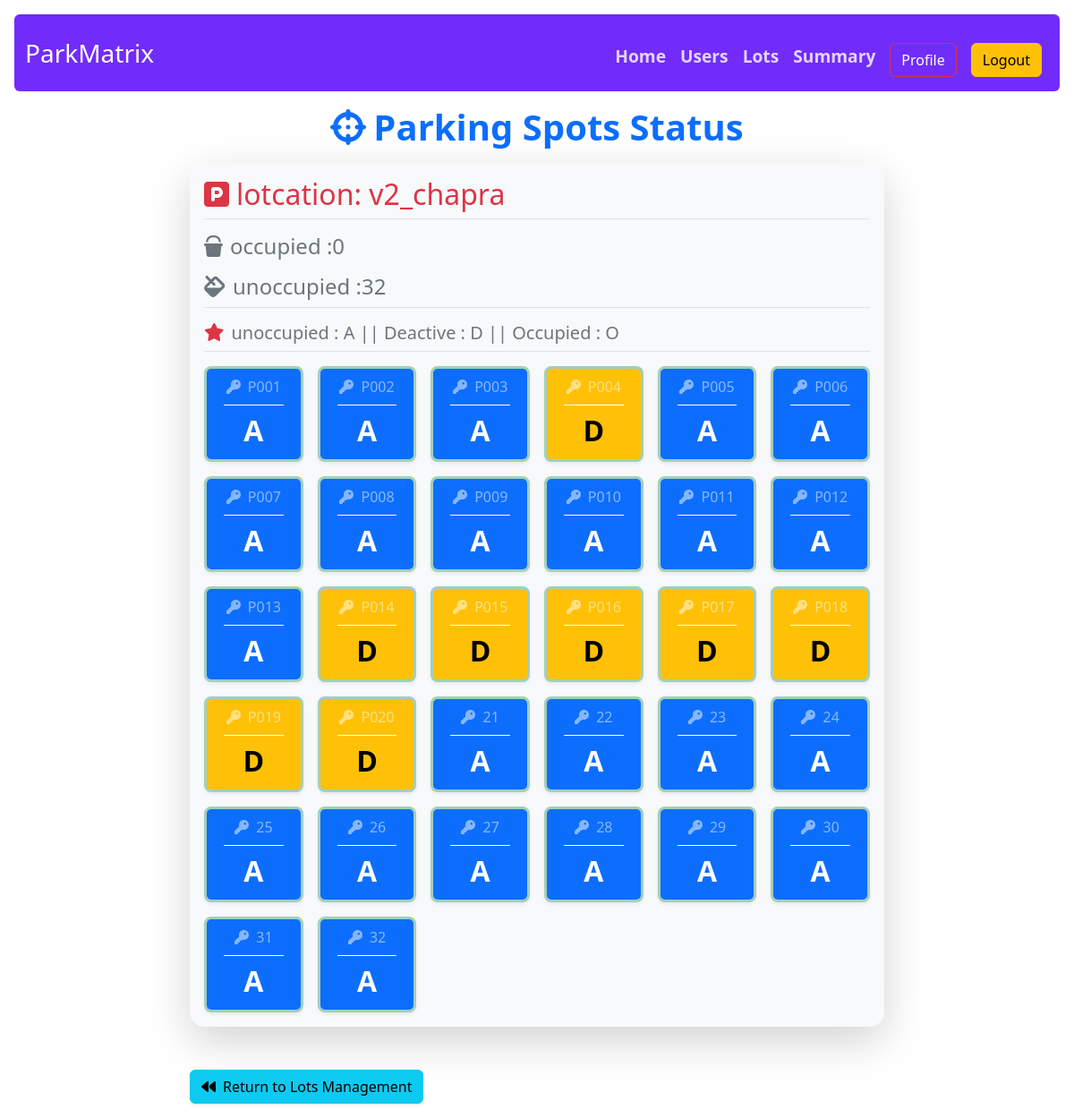
Screenshot of /see_spots/1 (signed in) with the database file from the repository.
### models.py (models this page shows)
class ParkingLot(db.Model):
    id = db.Column(db.Integer , primary_key = True)
    lot_name = db.Column(db.String(256), nullable = False )
    price = db.Column(db.Float, nullable = False)
    city = db.Column(db.String(64), nullable = False)
    pin_code = db.Column(db.String(32), nullable = False)
    available_parking_spots = db.Column(db.Integer, nullable = False)
    deleted_lot = db.Column(db.Boolean, nullable = False, default = False)
    parking_spot = db.relationship("ParkingSpot", backref="parking_lot", lazy=True, cascade="all,delete")

class ParkingSpot(db.Model):
    id = db.Column(db.Integer , primary_key = True)
    lot_id = db.Column(db.Integer, db.ForeignKey(ParkingLot.id), nullable = False)
    occupied_status = db.Column(db.Boolean , nullable = False , default = False)
    spot_number = db.Column(db.String(6), nullable = False)
    deleted_spot = db.Column(db.Boolean,default=True,nullable = False)
    booked_spots = db.relationship("Bookedspot", backref="parking_spot", lazy=True)

### routes.py (the view)
@app.route('/see_spots/<int:sid>')
@admin_required
def see_lots(sid):
    lots=ParkingLot.query.filter_by(id=sid).first()
    spots = ParkingSpot.query.filter_by(lot_id=sid).all()
    unoccupied_spots_count = ParkingSpot.query.filter_by(occupied_status=False, lot_id=lots.id).count()
    occupied_spots_count = ParkingSpot.query.filter_by(occupied_status=True, lot_id=lots.id).count()
    return render_template('admin_spot_view.html', lots=lots, spots=spots ,unoccupied_spots_count=unoccupied_spots_count,occupied_spots_count=occupied_spots_count)

### routes.py (called while the page is built)
@app.context_processor
def inject_user():
    user = None
    if 'user_id' in session:
        user = User.query.get(session['user_id'])
    return dict(user=user)

def admin_required(func):
    @wraps(func)
    def inner(*args, **kwargs):
        if 'user_id'not in session:
            flash("Please log in first.")
            return redirect(url_for('login'))
        user = User.query.get(session['user_id'])
        if not user.is_admin:
            flash("You are not an admin.")
            return redirect(url_for('user_dashboard'))
        return func(*args, **kwargs)
    return inner

### templates/admin_spot_view.html (shortened to what this page needs)
{% extends 'layout.html' %}
{% block content %}
<div class="container-fluid my-3">
    <h1 class="text-center text-primary fw-bold mb-3"><i class="fa-solid fa-crosshairs me-2"></i>Parking Spots Status
    </h1>
    <div class="row justify-content-center">
        <div class="col-12 col-md-10 col-lg-8">
            <div class="p-3 bg-light rounded-4 shadow-lg mb-3">
                <h2 class="text-start dispaly-3 mb-3 border-bottom pb-2 text-danger">
                    <i class="fa-solid fa-square-parking me-2"></i>lotcation: {{lots.lot_name}}
                </h2>
                <h2 class="text-start fs-4 mb-3 text-secondary">
                    <i class="fa-solid fa-bucket me-2"></i>occupied :{{ occupied_spots_count}}
                    <h2 class="text-start fs-4 mb-3 border-bottom pb-2 text-secondary">
                        <i class="fa-solid fa-fill me-2"></i>unoccupied :{{ unoccupied_spots_count}}
                    </h2>
                    <h5 class="text-start mb-3 border-bottom pb-2 text-secondary">
                        <i class="fa-solid fa-star text-danger me-2"></i>unoccupied : A || Deactive : D || Occupied : O
                    </h5>
                    <div class="row row-cols-3 row-cols-md-4 row-cols-lg-6 g-3 justify-content-start">
                        {% for spot in spots %}
                        <div class="col">
                            {% if spot.occupied_status %}
                            <a href="{{ url_for('view_this_spot_details', sid = spot.id) }}"
                                class="btn btn-danger w-100 h-100 shadow-sm border border-3 border-success-subtle rounded-3 d-flex flex-column align-items-center justify-content-between p-2">
                                <p class="fs-6 text-white-50 fw-light mb-1"><i class="fa-solid fa-key me-1"></i> {{
                                    spot.spot_number }}</p>
                                <div class="w-75 border-bottom border-1 border-white my-1"></div>
                                <p class="fs-2 fw-bold mb-0">O</p>
                            </a>
                            {% elif not spot.deleted_spot %}
                            <a href="{{ url_for('deactivate_this_spot', sid = spot.id) }}"
                                class="btn btn-warning w-100 h-100 shadow-sm border border-3 border-success-subtle rounded-3 d-flex flex-column align-items-center justify-content-between p-2">
                                <p class="fs-6 text-white-50 fw-light mb-1"><i class="fa-solid fa-key me-1"></i> {{
                                    spot.spot_number }}</p>
                                <div class="w-75 border-bottom border-1 border-white my-1"></div>
                                <p class="fs-2 fw-bold mb-0">D</p>
                            </a>
                            {% else %}
                            <a href="{{ url_for('deactivate_this_spot', sid = spot.id) }}"
                                class="btn btn-primary w-100 h-100 shadow-sm border border-3 border-success-subtle rounded-3 d-flex flex-column align-items-center justify-content-between p-2">
                                <p class="fs-6 text-white-50 fw-light mb-1"><i class="fa-solid fa-key me-1"></i> {{
                                    spot.spot_number }}</p>
                                <div class="w-75 border-bottom border-1 border-white my-1"></div>
                                <p class="fs-2 fw-bold mb-0">A</p>
                            </a>
                            {% endif %}
                        </div>
                        {% endfor %}
                    </div>
            </div>
            <div class="text-start mt-5">
                <a href="{{ url_for('lot_list') }}" class="btn btn-info shadow-sm">
                    <i class="fa-solid fa-backward me-2"></i>Return to Lots Management
                </a>
            </div>
        </div>
    </div>
</div>
{% endblock %}

### rows the page displays
ParkingLot: lot_name "v2_chapra"
ParkingSpot: spot_number "P001"
ParkingSpot: spot_number "P002"
ParkingSpot: spot_number "P003"
ParkingSpot: spot_number "P004"
ParkingSpot: spot_number "P005"
ParkingSpot: spot_number "P006"
ParkingSpot: spot_number "P007"
ParkingSpot: spot_number "P008"
ParkingSpot: spot_number "P009"
ParkingSpot: spot_number "P010"
ParkingSpot: spot_number "P011"
ParkingSpot: spot_number "P012"
ParkingSpot: spot_number "P013"
ParkingSpot: spot_number "P014"
ParkingSpot: spot_number "P015"
ParkingSpot: spot_number "P016"
ParkingSpot: spot_number "P017"
ParkingSpot: spot_number "P018"
ParkingSpot: spot_number "P019"
ParkingSpot: spot_number "P020"
ParkingSpot: spot_number "21"
ParkingSpot: spot_number "22"
ParkingSpot: spot_number "23"
ParkingSpot: spot_number "24"
ParkingSpot: spot_number "25"
ParkingSpot: spot_number "26"
ParkingSpot: spot_number "27"
ParkingSpot: spot_number "28"
ParkingSpot: spot_number "29"
ParkingSpot: spot_number "30"
ParkingSpot: spot_number "31"
ParkingSpot: spot_number "32"

### other values shown
{{ occupied_spots_count }} "0"
{{ unoccupied_spots_count }} "32"
